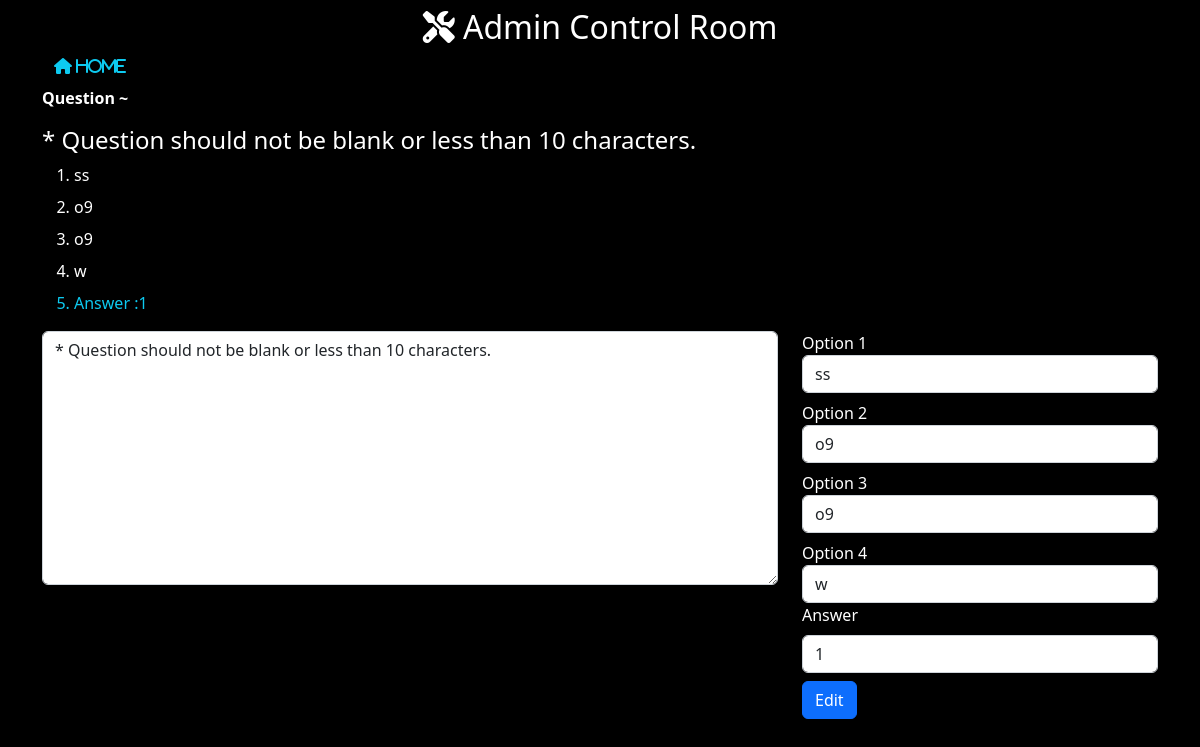
Screenshot of /controlroom/edit/question/11/13/7/ with the database file from the repository.
### teaAdmin/models.py (models this page shows, shortened)
class questions(models.Model):
    topic = models.ForeignKey(topics,on_delete = models.CASCADE)
    question = models.TextField()

class option(models.Model):
    topic = models.ForeignKey(topics,on_delete = models.CASCADE)
    questions = models.ForeignKey(questions, on_delete = models.CASCADE)
    opt1 = models.CharField(max_length=400)
    opt2 = models.CharField(max_length=400)
    opt3 = models.CharField(max_length=400)
    opt4 = models.CharField(max_length=400)
    ans = models.IntegerField()

### teaAdmin/views.py (the view, shortened to what this page needs)
# urls.py: path('edit/question/<int:qid>/<int:tid>/<int:oid>/',v.editQuestion.as_view(),name='editquestion'),
class editQuestion(View):
    def get(self, request,qid,tid,oid):
        isExist = questions.objects.filter(Q(id=qid) & Q(topic = topics.objects.get(id=tid)))
        if isExist.exists():
            isopt = option.objects.filter(Q(id=oid) & Q(topic = topics.objects.get(id=tid)) & Q(questions = questions.objects.get(id=qid)))
            if isopt.exists():
                return render(request, 'teaAdmin/edit.html',{
                    'qt':isExist, 'opt' :isopt
                })
            else:
                return HttpResponse('Again kuchh to gadbad hai')
        else:
            return HttpResponse('Gadbad hai bhai, kuchh to gadbad hai')

### teaAdmin/templates/teaAdmin/edit.html (shortened to what this page needs)
{% extends 'core/base.html' %}
{% block content %}
<h2 class="text-center container mt-2"><i class="fa-solid fa-screwdriver-wrench"></i>  Admin Control Room  </i> </h2>
<div class="container mt-2">
    <a href="/controlroom" class="text-info container mt-2"><i class="fas fa-home"> Home</i></a>
</div>
<p class="container mt-2"><b>Question ~</b></p>
<h4 class="container mt-2">
    {% if qt %}
    {% for i  in qt %}
    {{i.question}}
    {% endfor %}
    {% else %}
    <p>something went wrong..</p>
    {% endif %}
</h4>
<div class="container mt-2">
    <ol>
        {% if opt %}
        {% for i in opt %}
        <li class='mt-2'>{{i.opt1}}</li>
        <li class='mt-2'>{{i.opt2}}</li>
        <li class='mt-2'>{{i.opt3}}</li>
        <li class='mt-2'>{{i.opt4}}</li>
        <li class='mt-2 text-info'>Answer :{{i.ans}}</li>
        {% endfor %}
        {% else %}
        <li>No option here..</li>
        {% endif %}
    </ol>
</div>
<div class="container mt-2">
    <form action="" method="post">
<div class="row">
        <div class="col-sm-8">
            {% if qt %}
            <textarea name="quest" id="quest" cols="30" rows="10"  class="form-control" required></textarea>
            {% else %}
            <textarea name="quest" id="quest" cols="30" rows="10"  class="form-control" required></textarea>
            {% endif %}
        </div>
        <div class="col-sm-4">
            {% if opt %}
            {% for i in opt %}
            <label for="opt1" >Option 1</label>
            <input type="text" name="opt1" id="opt1" value={{i.opt1}} class="form-control" required>
            <label for="opt2" class='mt-2'>Option 2</label>
            <input type="text" name="opt2" id="opt2" value={{i.opt2}} class="form-control" required>
            <label for="opt3" class='mt-2'>Option 3</label>
            <input type="text" name="opt3" id="opt3" value={{i.opt3}} class="form-control" required>
            <label for="opt4" class='mt-2'>Option 4</label>
            <input type="text" name="opt4" id="opt4" value={{i.opt4}} class="form-control" required>
            <label for="ans">Answer</label>
            <select name="ans" id="ans" class="form-control mt-2" required>
                {% if i.ans == 1 %}
                <option value="1" selected>1</option>
                {% else %}
                <option value="1">1</option>
                {% endif %}
            </select>
            <input type="submit" value="Edit" class="btn btn-primary mt-2">
            {% endfor %}
            {% endif %}
        </div>
</div>
</form>
</div>
{% endblock content %}

### core/static/core/css/base.css (style rules this page uses)
body { background-color:rgb(0, 0, 0); color:white; }

### rows the page displays
questions: question "* Question should not be blank or less than 10 characters."
option: opt1 "ss", opt2 "o9", opt3 "o9", opt4 "w", ans "1"
